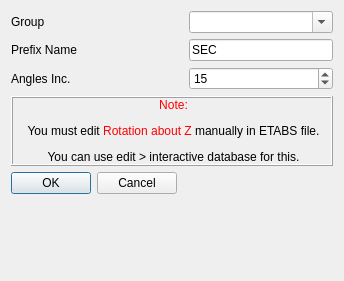
<?xml version="1.0" encoding="UTF-8"?>
<ui version="4.0">
 <class>Dialog</class>
 <widget class="QDialog" name="Dialog">
  <property name="geometry">
   <rect>
    <x>0</x>
    <y>0</y>
    <width>344</width>
    <height>281</height>
   </rect>
  </property>
  <property name="windowTitle">
   <string>Create Section Cuts</string>
  </property>
  <property name="windowIcon">
   <iconset resource="../../resource.qrc">
    <normaloff>:/cfactor/images/cut.svg</normaloff>:/cfactor/images/cut.svg</iconset>
  </property>
  <layout class="QGridLayout" name="gridLayout">
   <item row="2" column="0" colspan="2">
    <widget class="QLabel" name="label_3">
     <property name="text">
      <string>Angles Inc.</string>
     </property>
    </widget>
   </item>
   <item row="0" column="2">
    <widget class="QComboBox" name="group">
     <property name="editable">
      <bool>true</bool>
     </property>
    </widget>
   </item>
   <item row="1" column="0" colspan="2">
    <widget class="QLabel" name="label_2">
     <property name="text">
      <string>Prefix Name</string>
     </property>
    </widget>
   </item>
   <item row="2" column="2">
    <widget class="QSpinBox" name="angles_inc">
     <property name="suffix">
      <string/>
     </property>
     <property name="minimum">
      <number>5</number>
     </property>
     <property name="maximum">
      <number>20</number>
     </property>
     <property name="singleStep">
      <number>5</number>
     </property>
     <property name="value">
      <number>15</number>
     </property>
    </widget>
   </item>
   <item row="0" column="0">
    <widget class="QLabel" name="label">
     <property name="text">
      <string>Group</string>
     </property>
    </widget>
   </item>
   <item row="1" column="2">
    <widget class="QLineEdit" name="prefix_name">
     <property name="text">
      <string>SEC</string>
     </property>
    </widget>
   </item>
   <item row="6" column="0" colspan="3">
    <widget class="QLabel" name="label_4">
     <property name="frameShape">
      <enum>QFrame::Box</enum>
     </property>
     <property name="frameShadow">
      <enum>QFrame::Raised</enum>
     </property>
     <property name="text">
      <string>&lt;html&gt;&lt;head/&gt;&lt;body&gt;&lt;p align=&quot;center&quot;&gt;&lt;span style=&quot; color:#ff0000;&quot;&gt;Note:&lt;/span&gt;&lt;/p&gt;&lt;p align=&quot;center&quot;&gt;You must edit &lt;span style=&quot; color:#ff0000;&quot;&gt;Rotation about Z&lt;/span&gt; manually in ETABS file.&lt;/p&gt;&lt;p align=&quot;center&quot;&gt;You can use edit &amp;gt; interactive database for this.&lt;/p&gt;&lt;/body&gt;&lt;/html&gt;</string>
     </property>
    </widget>
   </item>
   <item row="7" column="0">
    <widget class="QDialogButtonBox" name="buttonBox">
     <property name="orientation">
      <enum>Qt::Horizontal</enum>
     </property>
     <property name="standardButtons">
      <set>QDialogButtonBox::Cancel|QDialogButtonBox::Ok</set>
     </property>
     <property name="centerButtons">
      <bool>true</bool>
     </property>
    </widget>
   </item>
   <item row="8" column="0" colspan="2">
    <spacer name="verticalSpacer">
     <property name="orientation">
      <enum>Qt::Vertical</enum>
     </property>
     <property name="sizeHint" stdset="0">
      <size>
       <width>20</width>
       <height>40</height>
      </size>
     </property>
    </spacer>
   </item>
  </layout>
 </widget>
 <resources>
  <include location="../../resource.qrc"/>
 </resources>
 <connections>
  <connection>
   <sender>buttonBox</sender>
   <signal>accepted()</signal>
   <receiver>Dialog</receiver>
   <slot>accept()</slot>
   <hints>
    <hint type="sourcelabel">
     <x>248</x>
     <y>254</y>
    </hint>
    <hint type="destinationlabel">
     <x>157</x>
     <y>274</y>
    </hint>
   </hints>
  </connection>
  <connection>
   <sender>buttonBox</sender>
   <signal>rejected()</signal>
   <receiver>Dialog</receiver>
   <slot>reject()</slot>
   <hints>
    <hint type="sourcelabel">
     <x>316</x>
     <y>260</y>
    </hint>
    <hint type="destinationlabel">
     <x>286</x>
     <y>274</y>
    </hint>
   </hints>
  </connection>
 </connections>
</ui>
